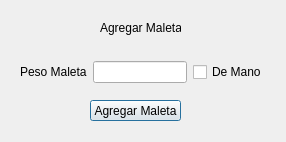
<?xml version="1.0" encoding="UTF-8"?>
<ui version="4.0">
 <class>vAgregarMaleta</class>
 <widget class="QDialog" name="vAgregarMaleta">
  <property name="geometry">
   <rect>
    <x>0</x>
    <y>0</y>
    <width>286</width>
    <height>142</height>
   </rect>
  </property>
  <property name="windowTitle">
   <string>Dialog</string>
  </property>
  <widget class="QLabel" name="label_2">
   <property name="geometry">
    <rect>
     <x>100</x>
     <y>20</y>
     <width>81</width>
     <height>16</height>
    </rect>
   </property>
   <property name="text">
    <string>Agregar Maleta</string>
   </property>
  </widget>
  <widget class="QPushButton" name="pushButton">
   <property name="geometry">
    <rect>
     <x>90</x>
     <y>100</y>
     <width>91</width>
     <height>21</height>
    </rect>
   </property>
   <property name="text">
    <string>Agregar Maleta</string>
   </property>
  </widget>
  <widget class="QWidget" name="">
   <property name="geometry">
    <rect>
     <x>20</x>
     <y>60</y>
     <width>247</width>
     <height>24</height>
    </rect>
   </property>
   <layout class="QGridLayout" name="gridLayout">
    <item row="0" column="0">
     <widget class="QLabel" name="label">
      <property name="text">
       <string>Peso Maleta</string>
      </property>
     </widget>
    </item>
    <item row="0" column="1">
     <widget class="QLineEdit" name="txtfPesoMaleta"/>
    </item>
    <item row="0" column="2">
     <widget class="QCheckBox" name="chkbxHand">
      <property name="text">
       <string>De Mano</string>
      </property>
     </widget>
    </item>
   </layout>
  </widget>
 </widget>
 <resources/>
 <connections/>
</ui>
